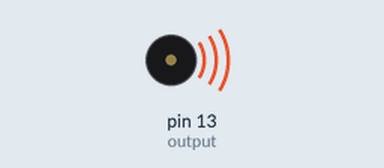
A sketch run on a simulated Arduino Uno, built with avr-gcc and run on an emulated ATmega328P. Shown: buzzer (waves = sounding).

Above: at 0.1 s.
At 4.1 s:
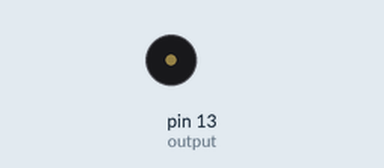
Timing chart, 0 to 5.6 s (numbered marks = the images above):
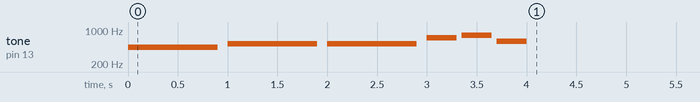

The sketch:

JP_Row_Row_Song.ino
```cpp
// Adapted J. Pearson 2/25/2018
// This code plays part of Row Row Row your boat, using basic code.
// Try this with and without loops and variables.

/*
Notes chart:
  C     C#     D     Eb   E     F     F#    G     G#    A     Bb    B
0 16.35 17.32 18.35 19.45 20.60 21.83 23.12 24.50 25.96 27.50 29.14 30.87
1 32.70 34.65 36.71 38.89 41.20 43.65 46.25 49.00 51.91 55.00 58.27 61.74
2 65.41 69.30 73.42 77.78 82.41 87.31 92.50 98.00 103.8 110.0 116.5 123.5
3 130.8 138.6 146.8 155.6 164.8 174.6 185.0 196.0 207.7 220.0 233.1 246.9
4 261.6 277.2 293.7 311.1 329.6 349.2 370.0 392.0 415.3 440.0 466.2 493.9
5 523.3 554.4 587.3 622.3 659.3 698.5 740.0 784.0 830.6 880.0 932.3 987.8
6 1047  1109  1175  1245  1319  1397  1480  1568  1661  1760  1865  1976
7 2093  2217  2349  2489  2637  2794  2960  3136  3322  3520  3729  3951
8 4186  4435  4699  4978  5274  5588  5920  6272  6645  7040  7459  7902
*/
int C4 = 262;
int halfnote = 900;
int output = 13;
int D4 = 294;
int E4 = 330;
int F4 = 349;
int G4 = 392;
int dotquarter = 900;
int quarter = 667;
int sixteenth = 333;
int dothalf = 2000;

void setup()
{
for (int i = 0; i < 1; i++){
    // Measure 1, 2 seconds
    // C4
    tone(output, 440);    // tone(outputPin,frequency)
      delay(900);  //  delay(milliseconds)
    noTone(output);
      delay(100);
    // C4
    tone(output, 523);
      delay(900);
    noTone(output);
      delay(100);
    // Measure 2, 2 seconds
    // C4
        tone(output, 523);
      delay(900);
    noTone(output);
      delay(100);
       // C4
        tone(output, 699);
      delay(300);
    noTone(output);
      delay(50);
             // C4
        tone(output, 784);
      delay(300);
    noTone(output);
      delay(50);
             // C4
        tone(output, 587);
      delay(300);
    noTone(output);
      delay(50);

    // END
    noTone(output); // stop playing
}
}

void loop()
{

}
```
